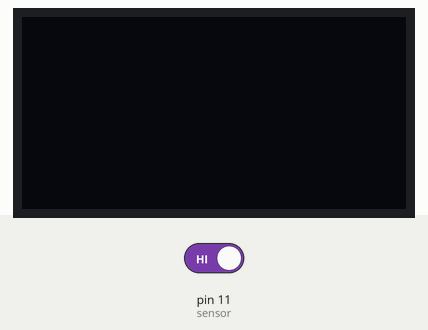
Recording of a sketch running on a simulated Arduino Uno, built with avr-gcc and run on an emulated ATmega328P. Shown: 128×64 one-colour display. Inputs (shaded band) come from the test bench; at power-on: pin 11 (sensor) HIGH. What the sketch prints to the serial monitor is not drawn.

Above: at 1.2 s.
1.3 s: pin 11 (sensor) driven LOW
At 2.3 s:
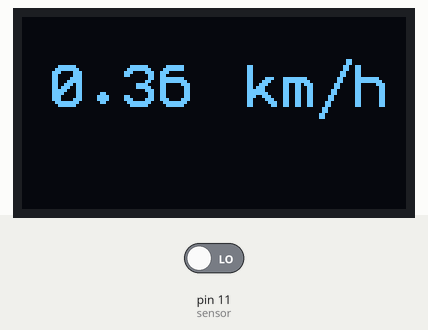
At 4.2 s:
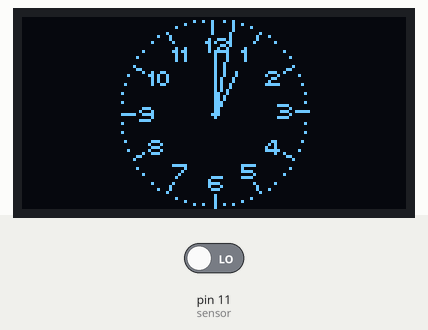
Timing chart, 0 to 5.7 s (numbered marks = the images above; inputs shaded):
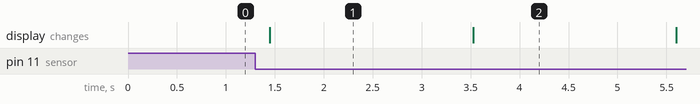

The sketch:

clock_and_speed_meeter.ino
```cpp
#include "U8glib.h"
U8GLIB_SSD1306_128X64 u8g(U8G_I2C_OPT_NONE | U8G_I2C_OPT_DEV_0);


const int sensor = 11;
unsigned long startTime = 0;
unsigned long endTime = 0;
int steps = 0;
float stepsOld = 0;
float temp = 0;
float rps = 0;
float speedKMPH = 0;

//variabels for clock
int hours = 1;
int minutes = 00;
int seconds = 0;
char *number[12] = {"6", "5", "4", "3", "2", "1", "12", "11", "10", "9", "8", "7"};
const int SCREEN_WIDTH = 128;
const int SCREEN_HEIGHT = 64;
float radius = min(SCREEN_HEIGHT, SCREEN_WIDTH) / 2 - 1;

const int X_CENTER = SCREEN_WIDTH / 2;
const int Y_CENTER = SCREEN_HEIGHT / 2;

int x1, y1, x2, y2;
double angle;

void draw(void) {

  u8g.drawCircle(X_CENTER, Y_CENTER, 1);
  //draw minute's ticks (60 lines)
  for (int j = 1; j <= 60; j++) {
    angle = j * 6;
    angle = angle * 0.0174533;

    x1 = X_CENTER + (sin(angle) * radius);
    y1 = Y_CENTER + (cos(angle) * radius);
    x2 = X_CENTER + (sin(angle) * (radius));
    y2 = Y_CENTER + (cos(angle) * (radius));
    u8g.drawLine(x1, y1, x2, y2);

  }

  for (int j = 0; j < 12; j++) {
    angle = j * 30;
    angle = angle * 0.0174533;

    x1 = X_CENTER + (sin(angle) * radius);
    y1 = Y_CENTER + (cos(angle) * radius);
    x2 = X_CENTER + (sin(angle) * (radius - 4));
    y2 = Y_CENTER + (cos(angle) * (radius - 4));
    u8g.drawLine(x1, y1, x2, y2);

    x2 = X_CENTER + (sin(angle) * (radius - 8));
    y2 = Y_CENTER + (cos(angle) * (radius - 8));
    u8g.setFont(u8g_font_chikita);
    u8g.drawStr(x2 - 2, y2 + 3, String(number[j]).c_str());

    angle = seconds * 6;
    angle = angle * 0.0174533;
    x2 = X_CENTER + (sin(angle) * (radius - 1));
    y2 = Y_CENTER - (cos(angle) * (radius - 1));
    u8g.drawLine(X_CENTER, Y_CENTER, x2, y2);

    angle = minutes * 6;
    angle = angle * 0.0174533;
    x2 = X_CENTER + (sin(angle) * (radius - 10));
    y2 = Y_CENTER - (cos(angle) * (radius - 10));
    u8g.drawLine(X_CENTER, Y_CENTER, x2, y2);

    angle = hours * 30 + ((minutes / 12) * 6);
    angle = angle * 0.0174533;
    x2 = X_CENTER + (sin(angle) * (radius / 2));
    y2 = Y_CENTER - (cos(angle) * (radius / 2));
    u8g.drawLine(X_CENTER, Y_CENTER, x2, y2);
  }
}

void setup() {
	Serial.begin(9600);
  u8g.begin();
  pinMode(sensor, INPUT_PULLUP);
  Serial.println("STEPS - 0");
  Serial.println("RPS   - 0.00");
  Serial.println("Speed (KMPH) - 0.00");
}

void loop() {
  seconds += 1;
  if (seconds == 60) {
    seconds = seconds - 60;
    minutes += 1;
  }
  if (minutes == 60) {
    minutes = 0;
    hours += 1;
  }
  if (hours == 24) {
    hours = 1;
  }
  //delay(800);

 startTime = millis();
  endTime = startTime + 1000;
  while (millis() < endTime) {
    if (digitalRead(sensor)) {
      steps = steps + 1;
      while (digitalRead(sensor));
    }
  }
  temp = steps - stepsOld;
  stepsOld = steps;
  rps = temp / 20.0;

 float distancePerStep = 0.1;
  speedKMPH = (temp * distancePerStep) / 1000.0 * 3600.0; // 3600.0 converts from m/s to KMPH


    Serial.print("Speed: ");
    Serial.print(speedKMPH, 2);
    Serial.println(" km/h");


    u8g.firstPage();
    do {
      if (speedKMPH <= 0) {
        draw();

      } else {
        u8g.setFont(u8g_font_profont22);
        u8g.setPrintPos(10, 30);
        u8g.print(speedKMPH, 2);
        u8g.setPrintPos(75, 30);
        u8g.print("km/h");
      }
    } while (u8g.nextPage());
    	delay(500);
  }
```

Measured:
- after the input at 1.3 s, the display: changes after 0.15 s (image 1)
- what the display in image 1 shows lasts 2.1 s, from 1.4 s to 3.5 s
